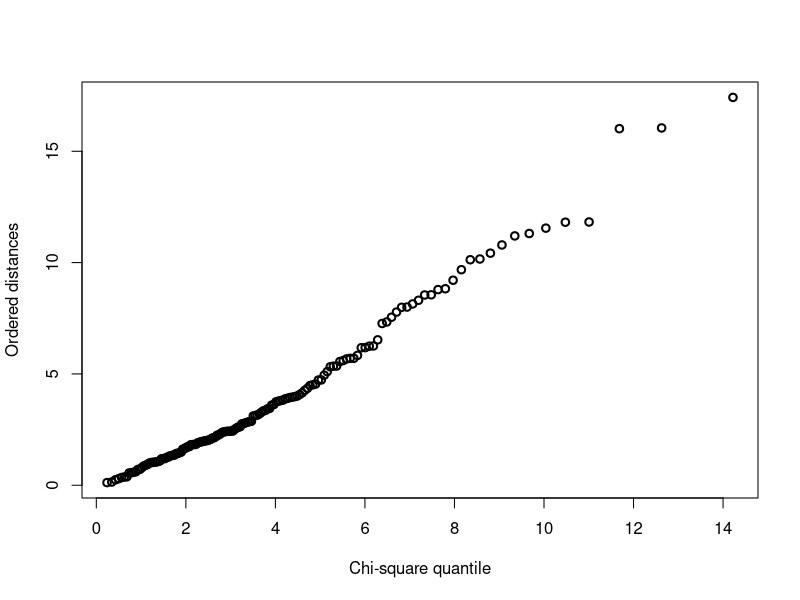

Write R code to recreate this figure.
# ---------------------------------------------------------------------------------------- 
# Let us now try do do a Multivariate Analysis of Variance (MANOVA)
#
#####################################################################
#####################################################################


# Consider the built-in "iris" data set in R:

# Attaching the data frame:

attach(iris)

iris.manova <- manova(cbind(Sepal.Length, Sepal.Width, Petal.Length, Petal.Width) ~ Species)

# Doing the MANOVA test using Wilks' Lambda:

summary(iris.manova, test="Wilks")

# Using the other test statistics:

summary(iris.manova, test="Roy")
summary(iris.manova, test="Hotelling-Lawley")
summary(iris.manova, test="Pillai")

# We have strong evidence that the mean vectors differ across the 3 species.

# Checking model assumption of normality:

###############
###
chisplot <- function(x) {
  if (!is.matrix(x)) stop("x is not a matrix")
  ### determine dimensions
  n <- nrow(x)
  p <- ncol(x)
  xbar <- apply(x, 2, mean)
  S <- var(x)
  S <- solve(S)
  index <- (1:n)/(n+1)
  xcent <- t(t(x) - xbar)
  di <- apply(xcent, 1, function(x,S) x %*% S %*% x,S)
  quant <- qchisq(index,p)
  plot(quant, sort(di), ylab = "Ordered distances",
       xlab = "Chi-square quantile", lwd=2,pch=1)
}
###
###############

chisplot(residuals(iris.manova))

# No strong evidence against normality -- we are safe.

# Examining the sample covariance matrices for each group:

by(iris[,-5], Species, var)

# Is there evidence that the covariance matrices are significantly different across the 3 species?

##### Differences in Means for doing Bonferroni multiple comparisons:

means.by.grps <- cbind(tapply(Sepal.Length,Species,mean), tapply(Sepal.Width,Species,mean), tapply(Petal.Length,Species,mean), tapply(Petal.Width,Species,mean) )

## The matrix E:

my.n <- nrow(iris[,-5])

E <- (my.n - 1)*var(residuals(iris.manova))
E
